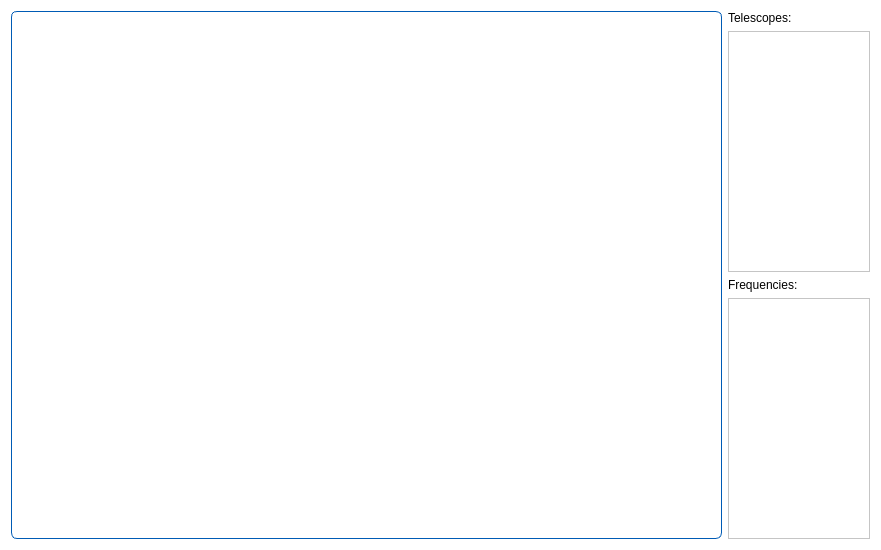
<?xml version="1.0" encoding="UTF-8"?>
<ui version="4.0">
 <class>VisBeamPatternTab</class>
 <widget class="QWidget" name="VisBeamPatternTab">
  <property name="geometry">
   <rect>
    <x>0</x>
    <y>0</y>
    <width>881</width>
    <height>550</height>
   </rect>
  </property>
  <property name="styleSheet">
   <string notr="true">background-color: #ffffff; font-family: Arial;</string>
  </property>
  <layout class="QGridLayout" name="gridLayout_3" columnstretch="5,1">
   <item row="0" column="0">
    <widget class="QWidget" name="widget" native="true">
     <property name="styleSheet">
      <string notr="true">QWidget{
    border: 1px solid #005BB5; /* Цвет границы согласован с иконками */
    border-radius: 6px; /* Скругленные углы для современного вида */
    background-color: #FFFFFF; /* Светлый фон, не отвлекающий от графика */
    padding: 4px; /* Внутренний отступ для визуального комфорта */
}</string>
     </property>
    </widget>
   </item>
   <item row="0" column="1">
    <layout class="QGridLayout" name="gridLayout_2">
     <item row="0" column="0">
      <layout class="QGridLayout" name="gridLayout">
       <item row="7" column="0">
        <widget class="QListWidget" name="listFrequencies"/>
       </item>
       <item row="0" column="0">
        <widget class="QLabel" name="lblTelescopes">
         <property name="text">
          <string>Telescopes:</string>
         </property>
        </widget>
       </item>
       <item row="6" column="0">
        <widget class="QLabel" name="lblFrequencies">
         <property name="text">
          <string>Frequencies:</string>
         </property>
        </widget>
       </item>
       <item row="1" column="0">
        <widget class="QListWidget" name="listTelescopes"/>
       </item>
      </layout>
     </item>
    </layout>
   </item>
  </layout>
 </widget>
 <resources>
  <include location="../gui/icons/icons.qrc"/>
 </resources>
 <connections/>
</ui>
